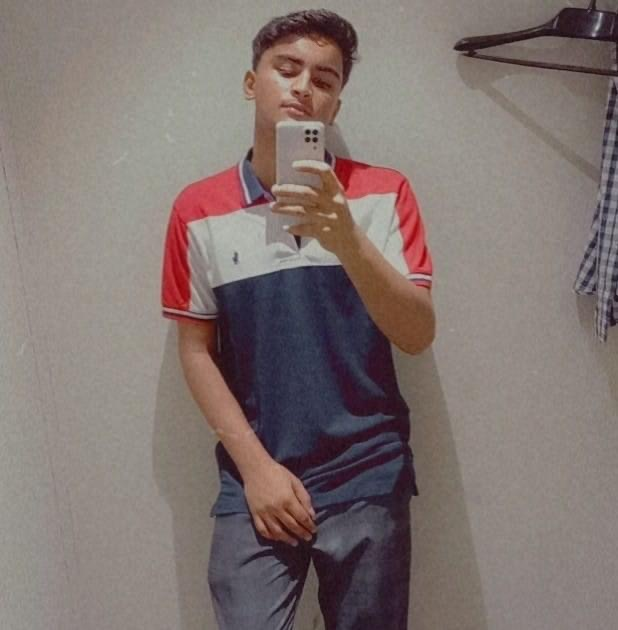
#> input picture image.JPG, 618 x 630 px, found by its file name
$ python filter.py
#> lines starting #> are read from the running program, lines starting #| are printed output that depends on the picture
import cv2 as c

image = c.imread('image.jpg')
#> image is the input picture: shape (630, 618, 3); mean B, G, R 113.2, 116.2, 129.3
gray_image = c.cvtColor(image, c.COLOR_BGR2GRAY)
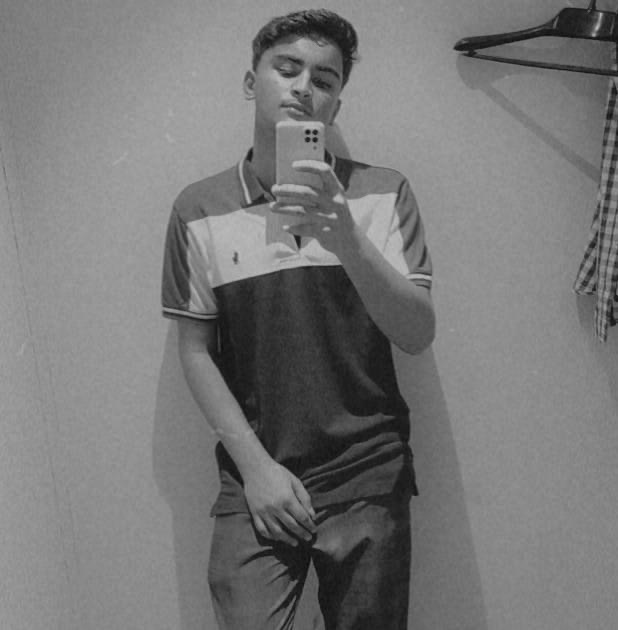
#> gray_image: shape (630, 618); min 12, max 190, mean 119.8
blur_image = c.GaussianBlur(image, (15, 15), 0)

c.imwrite('gray_image.jpg', gray_image)
c.imwrite('blur_image.jpg', blur_image)

print('saved')
